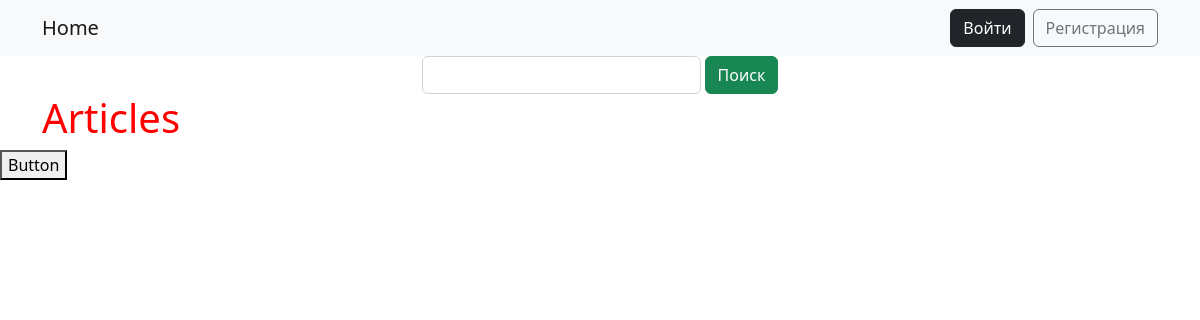
The app's page /, older data.
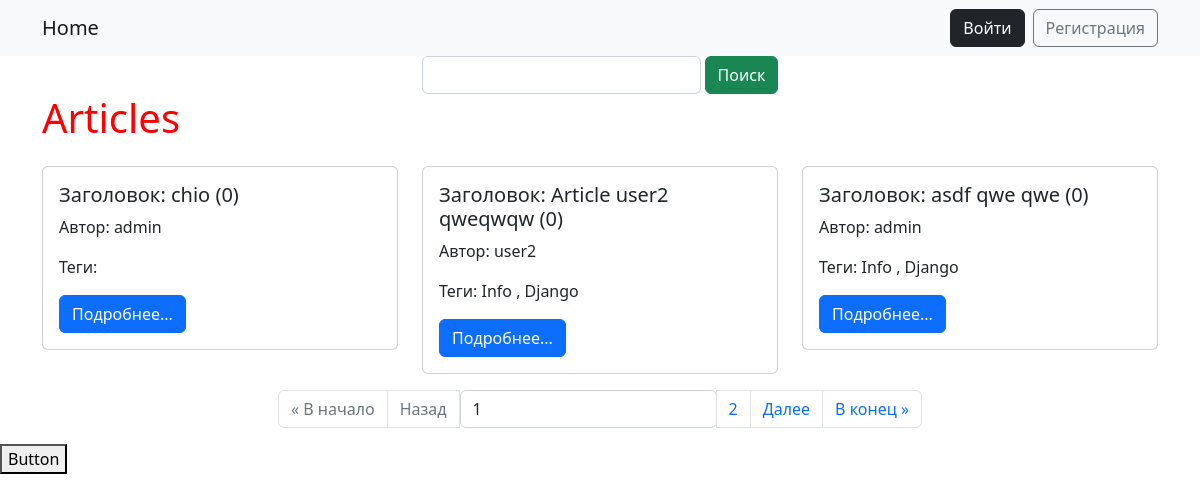
The same page, newer data.
### webapp/models.py (models this page shows, shortened)
class Article(models.Model):
    title = models.CharField(max_length=50, null=False, blank=False, verbose_name="Заголовок")
    content = models.TextField(max_length=3000, null=False, blank=False, verbose_name="Контент",
                               validators=(at_least_8,))
    author = models.ForeignKey(get_user_model(), on_delete=models.SET_DEFAULT, default=1, related_name='articles',
                               verbose_name="Автор")
    created_at = models.DateTimeField(auto_now_add=True, verbose_name="Время создания")
    updated_at = models.DateTimeField(auto_now=True, verbose_name="Время изменения")
    tags = models.ManyToManyField('webapp.Tag', related_name='articles', blank=True)
    class Meta:
        permissions = [
            ('сan_have_piece_of_pizza', 'Может съесть кусочек пиццы'),
        ]
    def get_absolute_url(self):
        return reverse('webapp:article_view', kwargs={'pk': self.pk})
    def get_comments_count(self):
        return self.comments.count()

class Tag(models.Model):
    name = models.CharField(max_length=30, verbose_name='Тег')

### webapp/views/article_views.py (the view)
# urls.py: path('', IndexViews.as_view(), name='index'),
class IndexViews(ListView):
    template_name = 'article/index.html'
    context_object_name = 'articles'
    model = Article
    ordering = ('-created_at',)
    paginate_by = 3
    paginate_orphans = 2
    def get(self, request, *args, **kwargs):
        self.form = self.get_search_form()
        self.search_value = self.get_search_value()
        return super().get(request, *args, **kwargs)
    def get_search_form(self):
        return SimpleSearchForm(self.request.GET)
    def get_search_value(self):
        if self.form.is_valid():
            return self.form.cleaned_data['search']
    def get_queryset(self):
        queryset = super().get_queryset()
        if self.search_value:
            queryset = queryset.filter(Q(title__icontains=self.search_value))
        return queryset
    def get_context_data(self, *, object_list=None, **kwargs):
        context = super().get_context_data(object_list=object_list, **kwargs)
        context['form'] = self.form
        if self.search_value:
            context['query'] = urlencode({'search': self.search_value})
            context['search'] = self.search_value
        return context

### webapp/forms.py
class SimpleSearchForm(forms.Form):
    search = forms.CharField(max_length=50, required=False, label='Найти',
                             widget=widgets.TextInput(attrs={'class': "form-control w-25"}))

### webapp/templates/article/index.html (shortened to what this page needs)
{% extends 'base.html' %}
{% block content %}
    {% include 'partial/simple_search.html' %}
    {% include 'partial/article_list_partial.html' %}
{% endblock %}

### webapp/templates/partial/article_list_partial.html
    <h1>Articles</h1>
    <div class="row">
        {% for article in articles %}
            <div class="col-4 my-3">
                <div class="card">
                    <div class="card-body">
                        <h5 class="card-title">Заголовок: {{ article.title }} ({{ article.get_comments_count }})</h5>
                        <p class="card-text">Автор: {{ article.author }}</p>
                        <p class="card-text">Теги: {% for tag in article.tags.all %}
                            {{ tag.name }} {% if  not forloop.last %},{% endif %}
                        {% endfor %}</p>
                        <a href="{{ article.get_absolute_url }}" class="btn btn-primary">Подробнее...</a>
                    </div>
                </div>
            </div>
        {% endfor %}
    </div>
    {% if is_paginated %}
        {% include 'partial/pagination.html' %}
    {% endif %}

Row changes from the older to the newer data that the page shows:
added Article: title "chio", get_comments_count "0", author "admin"
added Article: title "Article user2 qweqwqw", get_comments_count "0", author "user2"
added Tag: name "Info"
added Tag: name "Django"
added Article: title "asdf qwe qwe", get_comments_count "0", author "admin"
Text that changed along with them:
form field page: (not shown) → "1"
{{ page_obj.next_page_number }}: (not shown) → "2"
text now shown: "« В начало Назад Далее В конец »"
